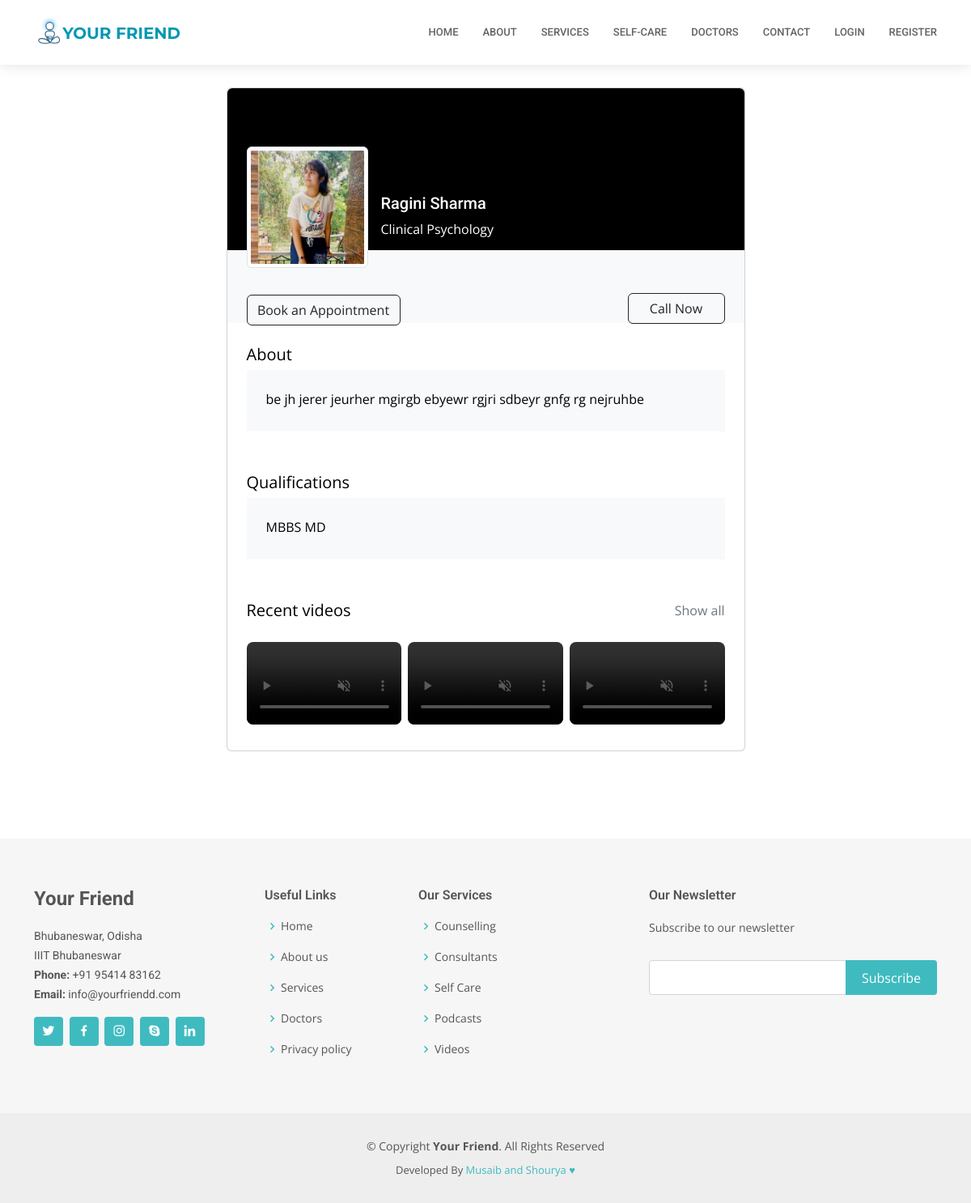
The page /auth/doctors/18 on the database as committed earlier.
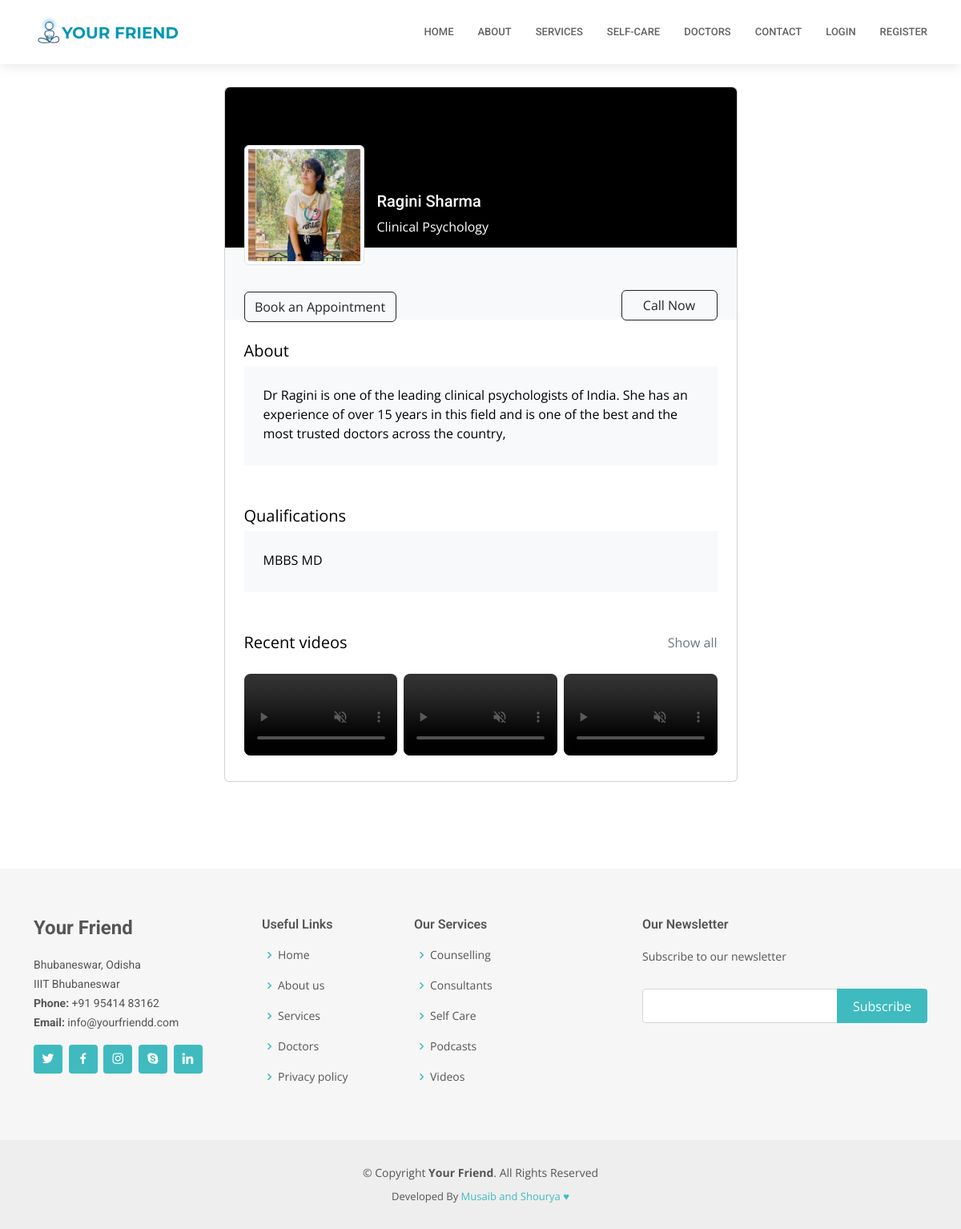
The same page on the database as committed later.
### accounts/models.py (models this page shows, shortened)
class Consultant(models.Model):
    user = models.OneToOneField(User, on_delete=models.CASCADE, primary_key=True)
    name = models.CharField(max_length=250, default = "doctor")
    qualification = models.CharField(max_length = 100)
    speciality = models.CharField(max_length = 300)
    clinic = models.CharField(max_length = 300)
    contact = models.CharField(max_length = 13)
    email = models.EmailField(max_length = 200)
    photo = models.ImageField(upload_to = 'media', default = 'one.jpg')
    bio = models.TextField()
    phone = models.IntegerField(default = 00000000000)

### home/models.py (models this page shows, shortened)
class SelfCare(models.Model):
    name=models.CharField(max_length=255)
    posted_by=models.ForeignKey(User,on_delete=models.CASCADE)
    file=models.FileField(upload_to="selfcare")
    description=models.TextField()

### accounts/views.py (the view)
# urls.py: path('doctors/<int:pk>', views.doctorr, name='doctorr'),
def doctorr(request, pk):
    doctor = Consultant.objects.filter(pk = pk).first()
    selfcare_techniques = SelfCare.objects.filter(posted_by=doctor.user)
    context = {'doctor':doctor,'techniques':selfcare_techniques}
    return render(request, 'doctor.html', context)

### templates/doctor.html (shortened to what this page needs)
{% extends 'base.html' %}
{% block body %}
<section class="h-100 gradient-custom-2">
    <div class="container py-5 h-100">
      <div class="row d-flex justify-content-center align-items-center h-100">
        <div class="col col-lg-9 col-xl-7">
          <div class="card">
            <div class="rounded-top text-white d-flex flex-row" style="background-color: #000; height:200px;">
              <div class="ms-4 mt-5 d-flex flex-column" style="width: 150px;">
                <img src="/media/{{doctor.photo}}"
                  alt="Generic placeholder image" class="img-fluid img-thumbnail mt-4 mb-2"
                  style="width: 150px; z-index: 1">
                <a href="/auth/bookappointment/{{doctor.pk}}",type="button" class="btn btn-outline-dark" data-mdb-ripple-color="dark"
                  style="z-index: 1; margin-top: 25px;
                  width: 190px;">
                  Book an Appointment
                </a>
              </div>
              <div class="ms-3" style="margin-top: 130px;">
                <h5>{{doctor.name}}</h5>
                <p>{{doctor.speciality}}</p>
              </div>
            </div>
            <div class="p-4 text-black" style="background-color: #f8f9fa; height: 90px;">
              <div class="d-flex justify-content-end text-center py-1">
                <a href="tel:{{doctor.contact}}" type="button" class="btn btn-outline-dark" data-mdb-ripple-color="dark"
                style="z-index: 1; margin-top: 25px;
                width: 120px;">
                Call Now
              </a>
              </div>
            </div>
            <div class="card-body p-4 text-black">
              <div class="mb-5">
                <p class="lead fw-normal mb-1">About</p>
                <div class="p-4" style="background-color: #f8f9fa;">
                  <p class="font-italic mb-1">{{doctor.bio}}</p>
                </div>
              </div>
              <div class="mb-5">
                <p class="lead fw-normal mb-1">Qualifications</p>
                <div class="p-4" style="background-color: #f8f9fa;">
                  <p class="font-italic mb-1">{{doctor.qualification}}</p>
                </div>
              </div>
              <div class="d-flex justify-content-between align-items-center mb-4">
                <p class="lead fw-normal mb-0">Recent videos</p>
                <p class="mb-0"><a href="#!" class="text-muted">Show all</a></p>
              </div>
              <div class="row g-2">
                {% for i in techniques %}
                <div class="col mb-2">
                  <video class="w-100 h-100 rounded-3" type="video/mp4" controls autoplay muted>
                    <source src="/media/{{i.file}}" type="video/mp4">Link </source>
                  </video>
                </div>
                {% endfor %}
              </div>
            </div>
          </div>
        </div>
      </div>
    </div>
  </section>
{% endblock body %}

### templates/base.html (shortened to what this page needs)
{% load static %}
<!DOCTYPE html>
<html lang="en">
<head>
  <link href="/static/vendor/fontawesome-free/css/all.min.css" rel="stylesheet">
  <link href="/static/vendor/animate.css/animate.min.css" rel="stylesheet">
  <link href="/static/vendor/aos/aos.css" rel="stylesheet">
  <link href="/static/vendor/bootstrap/css/bootstrap.min.css" rel="stylesheet">
  <link href="/static/vendor/bootstrap-icons/bootstrap-icons.css" rel="stylesheet">
  <link href="/static/vendor/boxicons/css/boxicons.min.css" rel="stylesheet">
  <link href="/static/vendor/glightbox/css/glightbox.min.css" rel="stylesheet">
  <link href="/static/vendor/swiper/swiper-bundle.min.css" rel="stylesheet">
  <link href="/static/css/style.css" rel="stylesheet">
</head>
<body>
<header id="header" class="fixed-top">
  <div class="container d-flex align-items-center">
    <a href="/" class="logo me-auto"><img src="{% static 'img/logo4.svg' %}" alt=""></a>
    <nav id="navbar" class="navbar order-last order-lg-0">
      <ul>
        <li><a class="nav-link scrollto " href="/">Home</a></li>
        <li><a class="nav-link scrollto" href="#featured-services">About</a></li>
        <li><a class="nav-link scrollto" href="/#features">Services</a></li>
        <li><a class="nav-link scrollto" href="/auth/selfcare/">Self-Care</a></li>
        <li><a class="nav-link scrollto" href="/auth/doctors/">Doctors</a></li>
        <li><a class="nav-link scrollto" href="/contact/">Contact</a></li>
        {% if request.user.is_authenticated %}
        <li><a class="nav-link scrollto" href="/auth/logout/">Logout</a></li>
        {% else %}
        <li><a class="nav-link scrollto" href="/auth/login">Login</a></li>
        <li><a class="nav-link scrollto" href="/auth/accounts/signup/">Register</a></li>
        {% endif %}
      </ul>
    </nav>
  </div>
</header>
{% block body %} {% endblock %}
<footer id="footer">
  <div class="footer-top">
    <div class="container">
      <div class="row">
        <div class="col-lg-3 col-md-6">
          <div class="footer-info">
            <h3>Your Friend</h3>
            <p>
              Bhubaneswar, Odisha <br>
              IIIT Bhubaneswar<br>
              <strong>Phone:</strong> +91 95414 83162<br>
              <strong>Email:</strong> info@yourfriendd.com<br>
            </p>
            <div class="social-links mt-3">
              <a href="#" class="twitter"><i class="bx bxl-twitter"></i></a>
              <a href="#" class="facebook"><i class="bx bxl-facebook"></i></a>
              <a href="#" class="instagram"><i class="bx bxl-instagram"></i></a>
              <a href="#" class="google-plus"><i class="bx bxl-skype"></i></a>
              <a href="#" class="linkedin"><i class="bx bxl-linkedin"></i></a>
            </div>
          </div>
        </div>
        <div class="col-lg-2 col-md-6 footer-links">
          <h4>Useful Links</h4>
          <ul>
            <li><i class="bx bx-chevron-right"></i> <a href="#">Home</a></li>
            <li><i class="bx bx-chevron-right"></i> <a href="#">About us</a></li>
            <li><i class="bx bx-chevron-right"></i> <a href="#">Services</a></li>
            <li><i class="bx bx-chevron-right"></i> <a href="#">Doctors</a></li>
            <li><i class="bx bx-chevron-right"></i> <a href="#">Privacy policy</a></li>
          </ul>
        </div>
        <div class="col-lg-3 col-md-6 footer-links">
          <h4>Our Services</h4>
          <ul>
            <li><i class="bx bx-chevron-right"></i> <a href="">Counselling</a></li>
            <li><i class="bx bx-chevron-right"></i> <a href="">Consultants</a></li>
            <li><i class="bx bx-chevron-right"></i> <a href="">Self Care</a></li>
            <li><i class="bx bx-chevron-right"></i> <a href="">Podcasts</a></li>
            <li><i class="bx bx-chevron-right"></i> <a href="">Videos</a></li>
          </ul>
        </div>
        <div class="col-lg-4 col-md-6 footer-newsletter">
          <h4>Our Newsletter</h4>
          <p>Subscribe to our newsletter</p>
          <form action="" method="post">
            <input type="email" name="email"><input type="submit" value="Subscribe">
          </form>
        </div>
      </div>
    </div>
  </div>
  <div class="container">
    <div class="copyright">
      &copy; Copyright <strong><span>Your Friend</span></strong>. All Rights Reserved
    </div>
    <div class="credits">
      Developed By <a href="https://instagram.com/">Musaib and Shourya &hearts;</a>
    </div>
  </div>
</footer>
</body>
</html>

### static/css/style.css (style rules this page uses)
body { font-family: "Open Sans", sans-serif; color: #444444; }
a { color: #3fbbc0; text-decoration: none; }
h1, h2, h3, h4, h5, h6 { font-family: "Roboto", sans-serif; }
#header { background: #fff; transition: all 0.5s; z-index: 997; padding: 20px 0; box-shadow: 0px 2px 15px rgba(0, 0, 0, 0.1); }
#header .logo { font-size: 28px; margin: 0; padding: 0; line-height: 1; font-weight: 600; letter-spacing: 0.5px; text-transform: uppercase; }
#header .logo img { max-height: 40px; }
.navbar { padding: 0; }
.navbar ul { margin: 0; padding: 0; display: flex; list-style: none; align-items: center; }
.navbar li { position: relative; }
.navbar a, .navbar a:focus { display: flex; align-items: center; justify-content: space-between; padding: 10px 0 10px 30px; font-family: "Roboto", sans-serif; font-size: 13px; color: #626262; white-space: nowrap; transition: 0.3s; text-transform: uppercase; font-weight: 500; }
section { padding: 60px 0; overflow: hidden; }
#footer { background: #eeeeee; padding: 0 0 30px 0; color: #555555; font-size: 14px; }
#footer .footer-top { background: #f6f6f6; padding: 60px 0 30px 0; }
#footer .footer-top .footer-info { margin-bottom: 30px; }
#footer .footer-top .footer-info h3 { font-size: 24px; margin: 0 0 20px 0; padding: 2px 0 2px 0; line-height: 1; font-weight: 700; }
#footer .footer-top .footer-info p { font-size: 14px; line-height: 24px; margin-bottom: 0; font-family: "Roboto", sans-serif; }
#footer .footer-top .social-links a { font-size: 18px; display: inline-block; background: #3fbbc0; color: #fff; line-height: 1; padding: 8px 0; margin-right: 4px; border-radius: 4px; text-align: center; width: 36px; height: 36px; transition: 0.3s; }
#footer .footer-top h4 { font-size: 16px; font-weight: 600; position: relative; padding-bottom: 12px; }
#footer .footer-top .footer-links { margin-bottom: 30px; }
#footer .footer-top .footer-links ul { list-style: none; padding: 0; margin: 0; }
#footer .footer-top .footer-links ul i { padding-right: 2px; color: #3fbbc0; font-size: 18px; line-height: 1; }
#footer .footer-top .footer-links ul li { padding: 10px 0; display: flex; align-items: center; }
#footer .footer-top .footer-links ul li:first-child { padding-top: 0; }
#footer .footer-top .footer-links ul a { color: #555555; transition: 0.3s; display: inline-block; line-height: 1; }
#footer .footer-top .footer-newsletter form { margin-top: 30px; background: #fff; padding: 6px 10px; position: relative; border: 1px solid #d5d5d5; border-radius: 4px; }
#footer .footer-top .footer-newsletter form input[type=email] { border: 0; padding: 4px; width: calc(100% - 110px); }
#footer .footer-top .footer-newsletter form input[type=submit] { position: absolute; top: -1px; right: -1px; bottom: -1px; border: 0; background: none; font-size: 16px; padding: 0 20px; background: #3fbbc0; color: #fff; transition: 0.3s; border-radius: 0 4px 4px 0; }
#footer .copyright { text-align: center; padding-top: 30px; }
#footer .credits { padding-top: 10px; text-align: center; font-size: 13px; }

Rows that differ between the two databases and show on the page:
changed Consultant "Ragini Sharma": bio "be jh jerer jeurher mgirgb ebyewr rgjri sdbeyr gnfg rg nejruhbe" → "Dr Ragini is one of the leading clinical psychologists of India. She has an experience of over 15 years in this field and is one of the best and the most trusted doctors across the country,"
